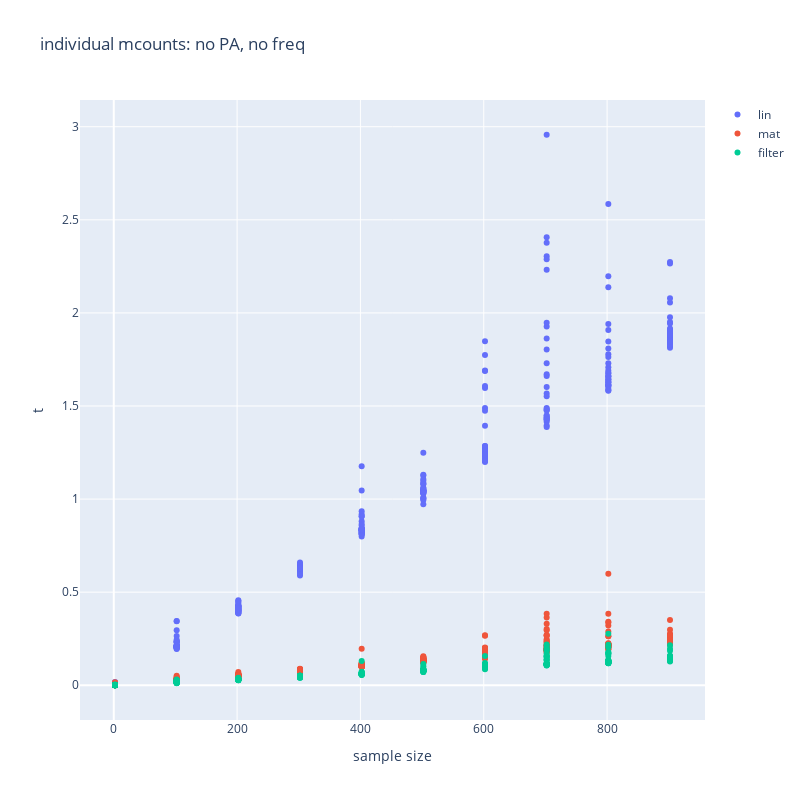

Notebook code for this chart:
### Code cell
Size_estimates= [stats_dict[d]['time'] for d in stats_dict.keys()]

x_coord= [x['size'] for x in Size_estimates]

fig= [go.Scatter(
    x= x_coord,
    y= [x[method] for x in Size_estimates],
    name= method,
    mode= 'markers'
) for method in ['lin','mat','filter']]


layout= go.Layout(
    title= 'individual mcounts: no PA, no freq',
    xaxis= dict(title= 'sample size'),
    yaxis= dict(title= 't'),
    height= 800,
    width= 800
)

Figure= go.Figure(data= fig,layout= layout)
iplot(Figure)

### Figure 1 — Plotly figure (JSON) as saved in the notebook; plotly's stock layout.template omitted (floating-point values rounded to 4 significant figures; data arrays with more than 128 entries replaced by an {"elided": "..."} marker saying what was removed)
{"data": [{"mode": "markers", "name": "lin", "type": "scatter", "x": {"elided": "300 int values"}, "y": {"elided": "300 float values"}}, {"mode": "markers", "name": "mat", "type": "scatter", "x": {"elided": "300 int values"}, "y": {"elided": "300 float values"}}, {"mode": "markers", "name": "filter", "type": "scatter", "x": {"elided": "300 int values"}, "y": {"elided": "300 float values"}}], "layout": {"height": 800, "title": {"text": "individual mcounts: no PA, no freq"}, "width": 800, "xaxis": {"title": {"text": "sample size"}}, "yaxis": {"title": {"text": "t"}}}}
